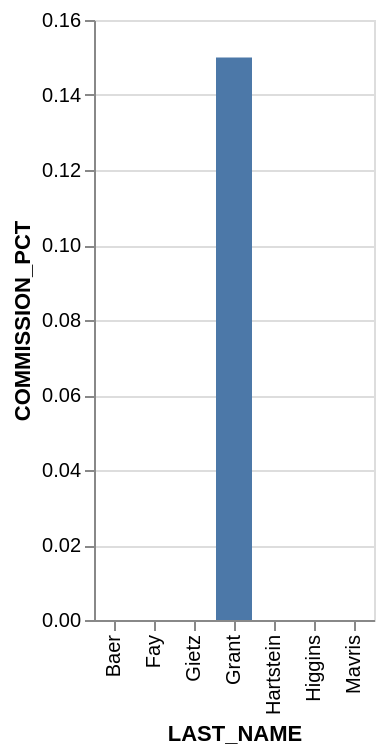

Describe this chart as a Vega-Lite specification.
### Vega-Lite specification from a JSON file in a GitHub repository (floating-point values rounded to 4 significant figures)
{"data": {"values": [{"x_data": "Grant", "y_data": 0.15}, {"x_data": "Hartstein", "y_data": 0}, {"x_data": "Fay", "y_data": 0}, {"x_data": "Mavris", "y_data": 0}, {"x_data": "Baer", "y_data": 0}, {"x_data": "Higgins", "y_data": 0}, {"x_data": "Gietz", "y_data": 0}]}, "mark": "bar", "encoding": {"x": {"field": "x_data", "type": "nominal", "title": "LAST_NAME", "sort": "ascending"}, "y": {"field": "y_data", "type": "quantitative", "title": "COMMISSION_PCT"}}}
